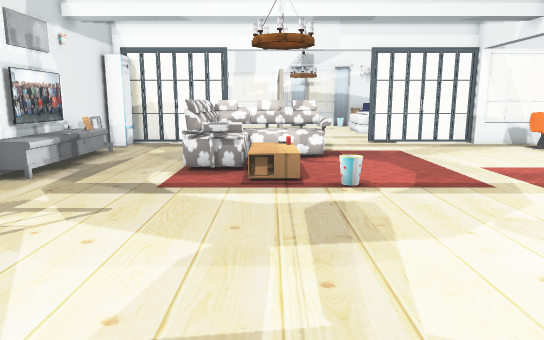
View 1 (above)

17 first-person views from a walk through a world built for the Gazebo simulator. The camera is 1 m above the floor, tilts 10° down and sees 70° across. The floor is counted in squares, 0.5 m on a side. Each view is taken from the middle of a square. On the plan, view 1 faces up. The plan holds only what a view shows up to about 20 squares ahead; the rest is blank. Some surface patterns are stand-ins.

View 2
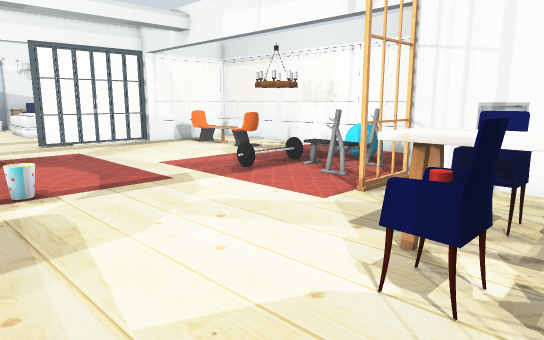

View 3
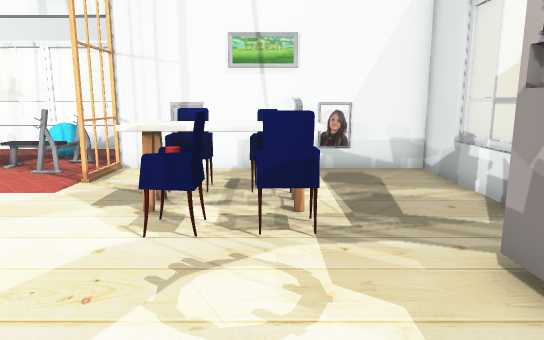

View 4
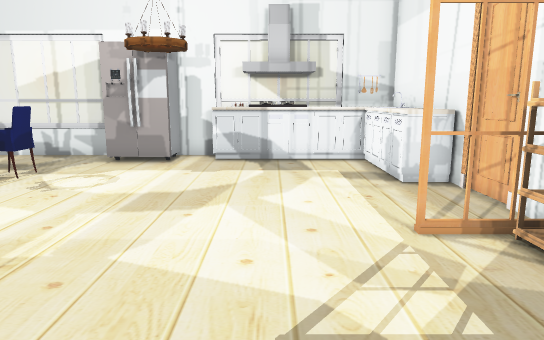

View 5
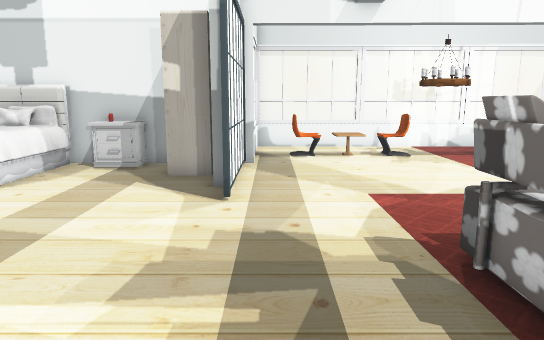

View 6
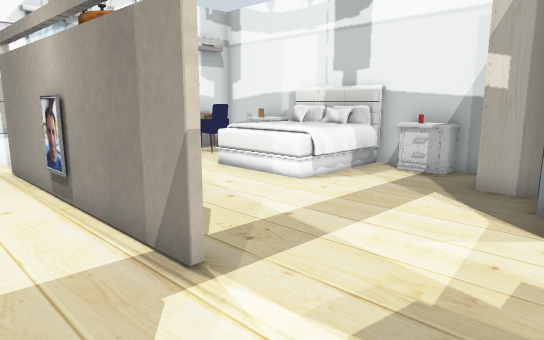

View 7
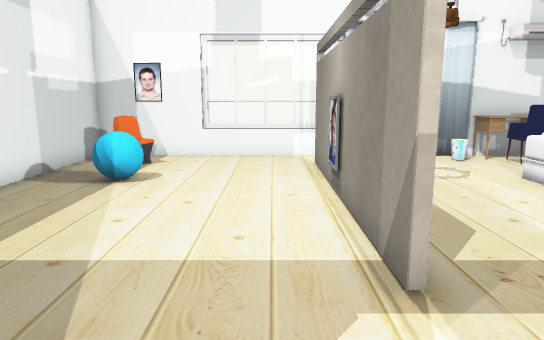

View 8
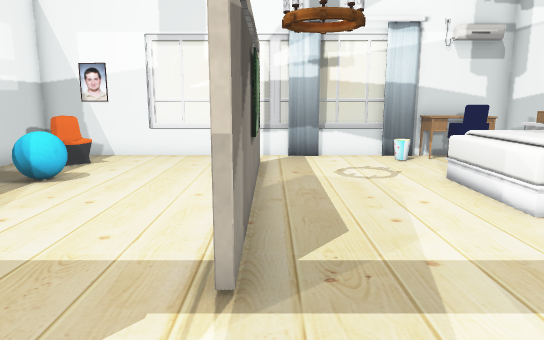

View 9
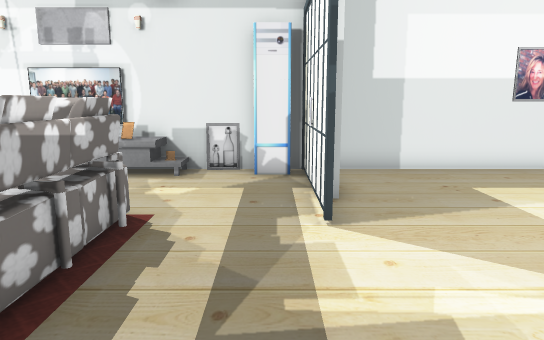

View 10
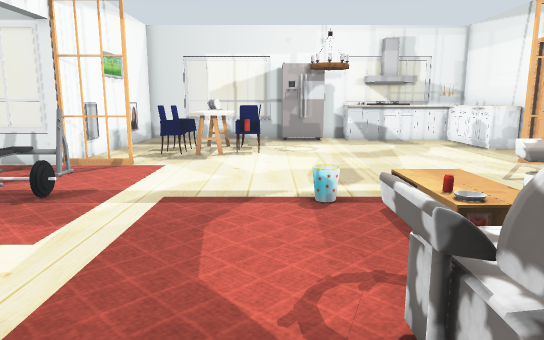

View 11
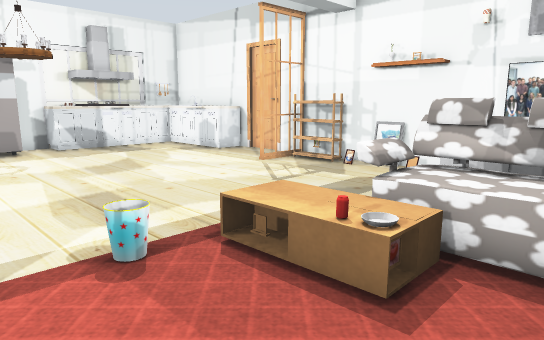

View 12
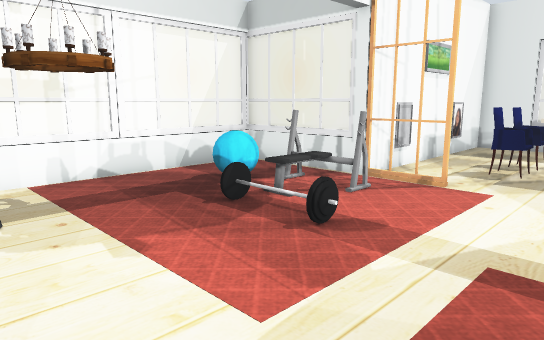

View 13
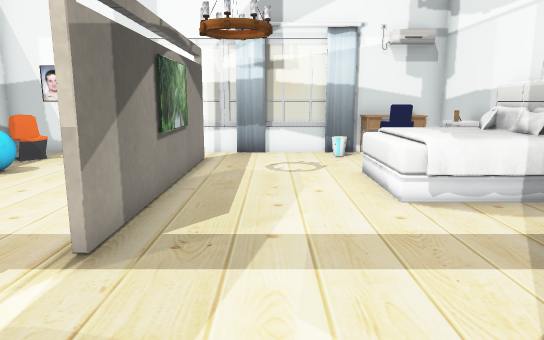

View 14
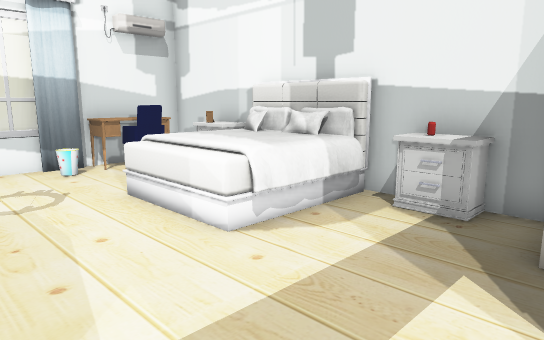

View 15
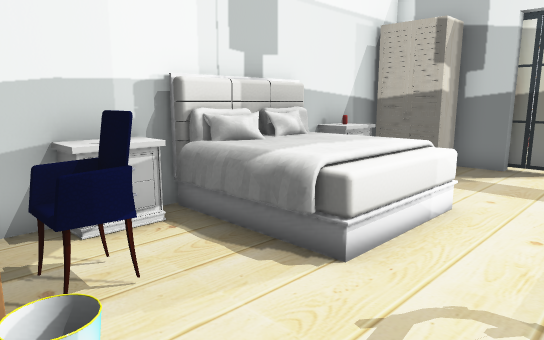

View 16
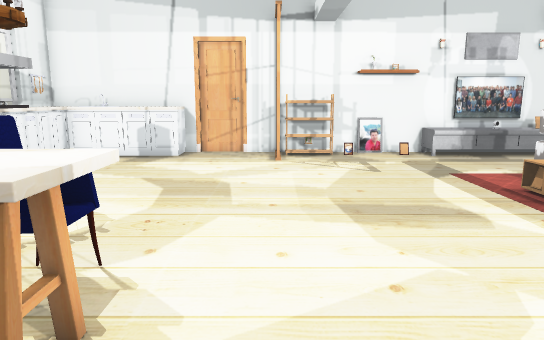

View 17
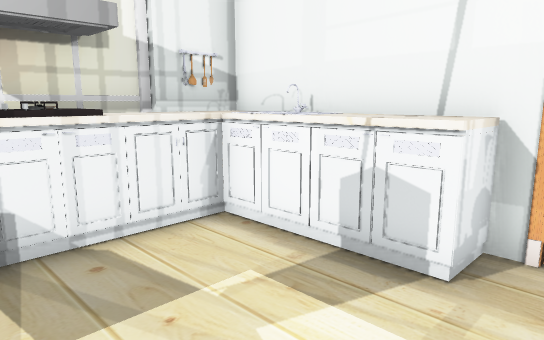

### Floor plan
Points are (right, up) in squares from view 1. A wall is a line through its corners. A room is listed if a view was taken in it or the views show most of it. See-through windows are left out.
Room 1 (views 1, 2, 3, 4, 5, 6, 7, 8, 9, 10, 11, 12, 13, 14, 15, 16, 17)
walls: (6.1, 18.9) (6.1, 19.4) (7.6, 19.4); (0.4, 21.8) (0.4, 25.5); (10.5, 18.6) (9.7, 18.6); (9.7, 20.4) (9.7, 32.6) (6.3, 32.6); (-7.5, 19) (-7.5, 3.5); (0.6, 25.5) (0.6, 21.8); (0.4, 27.4) (0.4, 30.6); (-7.5, 1) (-7.5, -4.6) (-6.4, -4.6); (0.6, 30.6) (0.6, 27.4); (3.1, -4.6) (9.7, -4.6) (9.7, 4.7) (12.4, 4.7); (-1, -4.6) (0.5, -4.6); (-3.4, 32.6) (-7.5, 32.6) (-7.5, 20)
low walls: (14.5, 13.4) (14.5, 18.6); (12.5, 4.7) (14.5, 4.7) (14.5, 9.6); (1.5, 32.6) (0.4, 32.6)
objects: door leaf (-8, 2); other object (-8, 3); kitchen cabinet (-7, -4) to (-5, 0); door leaf (-7, 4) to (-5, 4); other object (-7, 5) to (-7, 6); other object (-7, 7); other object (-7, 8); other object (-7, 9); other object (-7, 10) to (-6, 12); TV (-7, 11); picture (-7, 12) to (-7, 13); TV (-7, 14); other object (-7, 15); picture (-7, 16); other object (-7, 18); picture (-7, 26); other object (-6, -5); other object (-6, 14); chair (-6, 30) to (-5, 31); window (-5, -5) to (-4, -5); door leaf (-5, 19); other object (-5, 28); other object (-4, -4) to (-3, -4); other object (-3, -5); door leaf (-3, 19) to (-2, 19); window (-3, 33) to (0, 33); kitchen cabinet (-2, -4) to (-1, -4); sofa (-2, 11) to (2, 16); other object (-1, 10) to (0, 12); lamp (0, -2) to (1, -1); lamp (0, 11) to (1, 12); picture (0, 26); fridge (1, -4) to (2, -3); TV (1, 26); lamp (1, 26) to (3, 28); other object (2, 9); window (2, 33) to (5, 33); window (4, -5); chair (4, 0); chair (4, 1) to (4, 2); other object (5, -1) to (6, -1); other object (5, 0) to (6, 0); other object (5, 1) to (6, 2); door leaf (5, 19); other object (5, 31) to (6, 32); chair (6, 2) to (7, 2); bed (6, 25) to (9, 28); curtain (6, 32); chair (7, 0); door leaf (7, 19); chair (7, 30) to (8, 31); other object (7, 31) to (9, 32); door leaf (8, 5) to (9, 5); other object (8, 9) to (10, 9); wardrobe (8, 20) to (9, 21); other object (9, 6) to (11, 8); other object (9, 22) to (9, 23); other object (9, 29); other object (9, 30); picture (10, -2); picture (10, 3); lamp (11, 11) to (12, 12); other object (11, 15) to (12, 15); window (11, 19) to (14, 19); window (12, 5) to (14, 5); other object (12, 7) to (12, 8); chair (12, 13) to (12, 14); chair (12, 16) to (12, 17); window (15, 7); window (15, 10) to (15, 13); window (15, 17)

Positions as (right, up) in squares from view 1, and headings:
1: (0, 0), facing up
2: (0, 0), facing up-right
3: (-2, 0), facing right
4: (-3, 10), facing down
5: (-3, 18), facing right
6: (-2, 18), facing up-right
7: (-1, 18), facing up
8: (1, 18), facing up
9: (4, 18), facing left
10: (3, 17), facing down
11: (4, 14), facing down-left
12: (4, 14), facing down-right
13: (3, 17), facing up
14: (2, 20), facing up-right
15: (3, 32), facing down-right
16: (8, 4), facing left
17: (-2, 2), facing down-left
